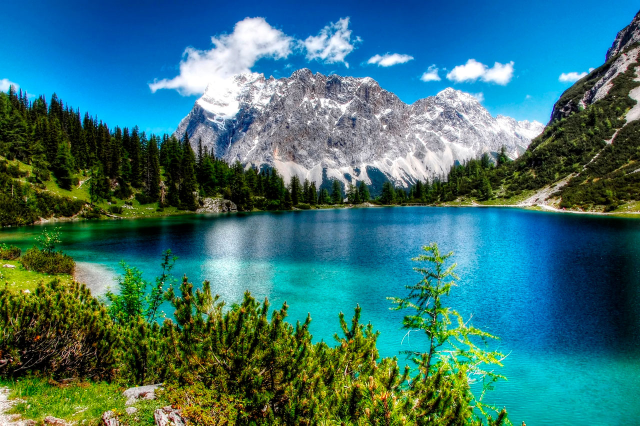
#> input picture CV_GuideOne/challenge_5_filtering/images/original.jpg, 1280 x 851 px (shown at 1/2 size)
$ python main.py
#> lines starting #> are read from the running program, lines starting #| are printed output that depends on the picture; after the words box and inside, x2 and y2 are one past the last pixel; in counts of white or black regions, pixels touching at a corner belong together
import os
import random
import time
import cv2
import numpy as np


class ImageManager:

    def __init__(self, subfolder="images"):
        self.base_path = os.path.dirname(os.path.abspath(__file__))
        self.assets_path = os.path.join(self.base_path, subfolder)

        if not os.path.exists(self.assets_path):
            os.makedirs(self.assets_path)

    def load_grayscale(self, image_name):
#> called with image_name = 'original.jpg'
        path = os.path.join(self.assets_path, image_name)
        image = cv2.imread(path, cv2.IMREAD_GRAYSCALE)
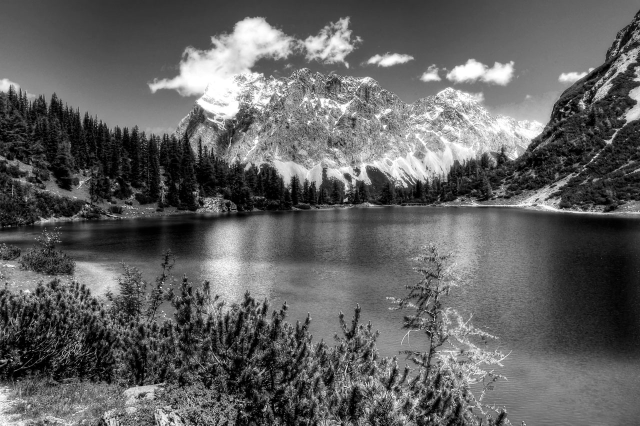
#> image: shape (851, 1280) (shown at 1/2 size); min 0, max 255, mean 97.2
        if image is None:
            raise FileNotFoundError(f"No se encontró la imagen en: {path}")
        return image

    def save_results(self, images_dict):
        for name, img in images_dict.items():
            save_path = os.path.join(self.assets_path, f"{name}.jpg")
            cv2.imwrite(save_path, img)
            print(f"ARCHIVO: Guardado {save_path}")


class FilterProcessor:

    @staticmethod
    def add_salt_and_pepper(image, prob=0.02):
#> called with prob = 0.02
        noisy = np.copy(image)
        height, width = image.shape
#> height = 851; width = 1280
        for i in range(height):
            for j in range(width):
                rdn = random.random()
                if rdn < prob:
                    noisy[i][j] = 0  # Pimienta
                elif rdn > (1 - prob):
                    noisy[i][j] = 255  # Sal
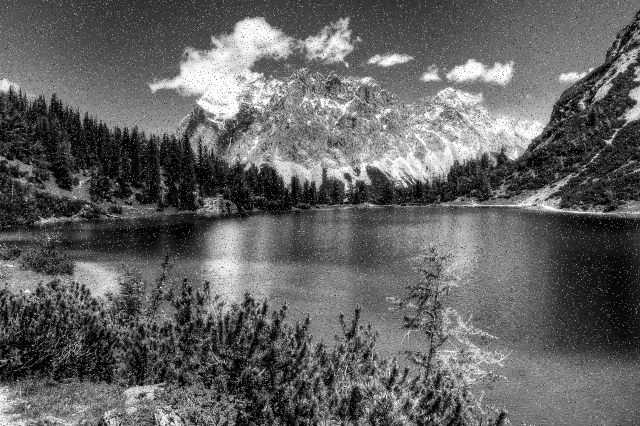
#> noisy: shape (851, 1280) (shown at 1/2 size); 3.93% of pixels changed, all inside (x1, y1, x2, y2) = (0, 0, 1280, 851)
        return noisy

    @staticmethod
    def manual_median_filter(image, kernel_size=3):
#> called with kernel_size = 3
        output = np.zeros_like(image)
        offset = kernel_size // 2
        rows, cols = image.shape
#> rows = 851; cols = 1280

        print("SISTEMA: Iniciando convolución manual (Mediana)...")
        for i in range(offset, rows - offset):
            for j in range(offset, cols - offset):
                window = image[i - offset: i + offset + 1, j - offset: j + offset + 1]
                output[i, j] = np.median(window)
#> the loop in save_results, `for name, img in images_dict.items():` made 4 passes
#> name on passes 1 to 4: 'original-gray', 'ruido-salt-pepper', 'filtro-manual', 'filtro-opencv'
#| ARCHIVO: Guardado CV_GuideOne/challenge_5_filtering/images/original-gray.jpg
#| ARCHIVO: Guardado CV_GuideOne/challenge_5_filtering/images/ruido-salt-pepper.jpg
#| ARCHIVO: Guardado CV_GuideOne/challenge_5_filtering/images/filtro-manual.jpg
#| ARCHIVO: Guardado CV_GuideOne/challenge_5_filtering/images/filtro-opencv.jpg
        return output


class App:
    def __init__(self, target_image="original.jpg"):
        self.image_manager = ImageManager()
        self.processor = FilterProcessor()
        self.target_image = target_image

    def create_mosaic(self, images):
        top_row = np.hstack((images[0], images[1]))
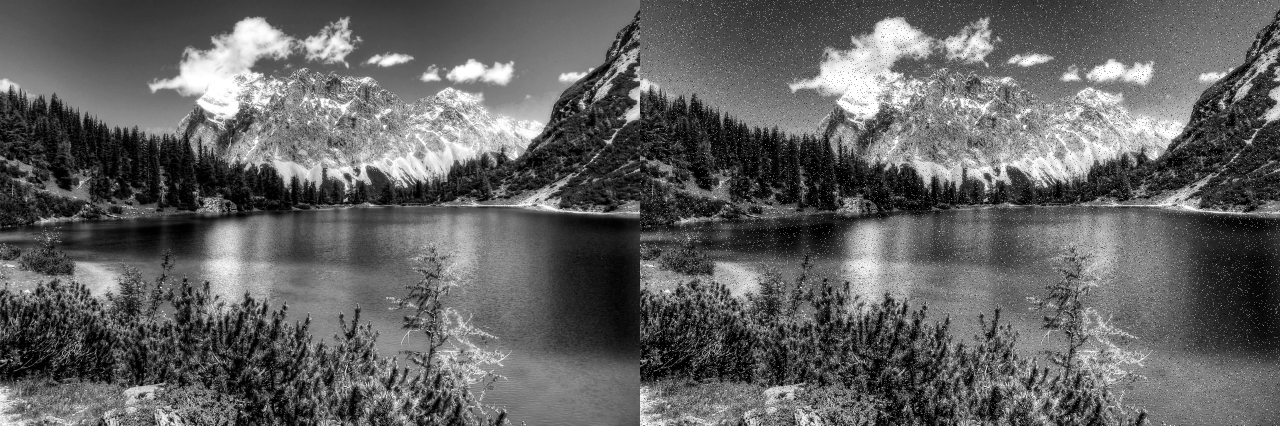
#> top_row: shape (851, 2560) (shown at 1/2 size); min 0, max 255, mean 97.8
        bottom_row = np.hstack((images[2], images[3]))
        grid = np.vstack((top_row, bottom_row))
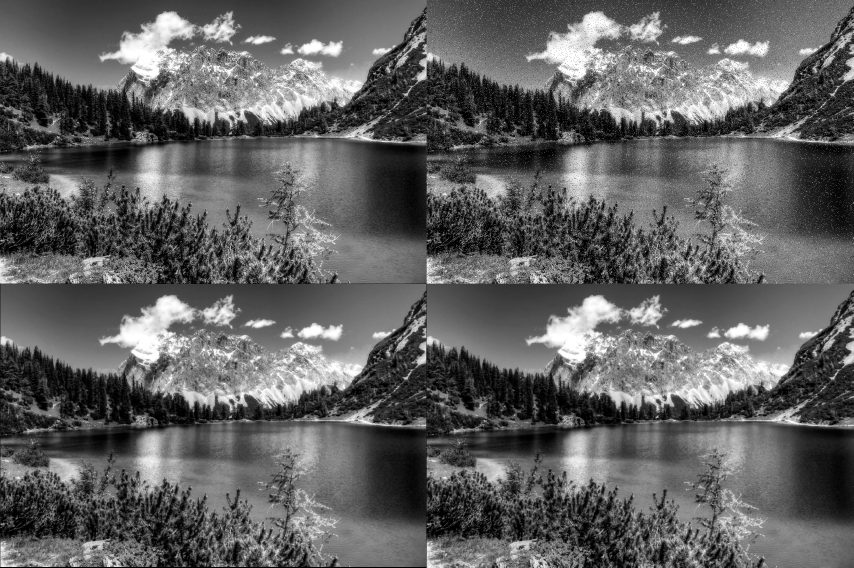
#> grid: shape (1702, 2560) (shown at 1/3 size); min 0, max 255, mean 97.2

        screen_res = 1280, 720
        scale = min(screen_res[0] / grid.shape[1], screen_res[1] / grid.shape[0])
#> scale = 0.423

        if scale < 1.0:
            new_size = (int(grid.shape[1] * scale), int(grid.shape[0] * scale))
#> new_size = (1082, 720)
            return cv2.resize(grid, new_size)
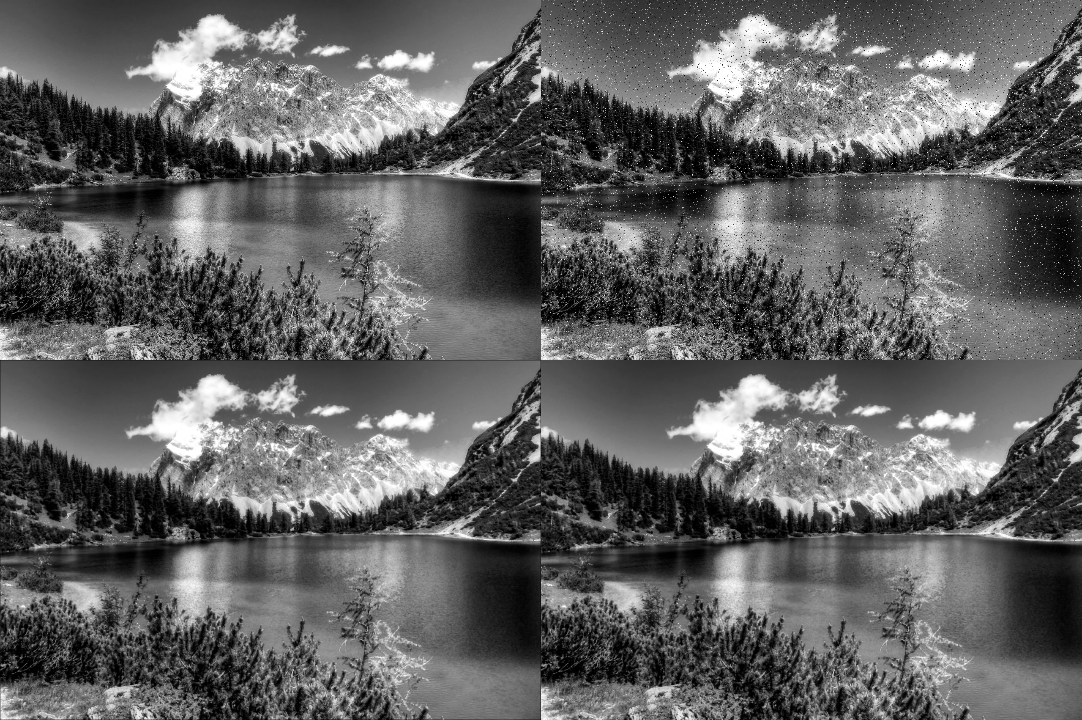
#> returned value: shape (720, 1082); min 0, max 255, mean 97.1
        return grid

    def run(self):
        try:
            img_gray = self.image_manager.load_grayscale(self.target_image)
            noisy_img = self.processor.add_salt_and_pepper(img_gray)

            start = time.time()
            manual_res = self.processor.manual_median_filter(noisy_img)
            t_manual = time.time() - start

            start = time.time()
            opencv_res = cv2.medianBlur(noisy_img, 3)
            t_opencv = time.time() - start

            results_dict = {
                "original-gray": img_gray,
                "ruido-salt-pepper": noisy_img,
                "filtro-manual": manual_res,
                "filtro-opencv": opencv_res
            }
            self.image_manager.save_results(results_dict)

            print("\n" + "=" * 40)
            print(f"{'MÉTODO':<15} | {'TIEMPO (s)':<15}")
            print("-" * 40)
            print(f"{'Manual':<15} | {t_manual:<15.4f}")
            print(f"{'OpenCV':<15} | {t_opencv:<15.4f}")
            print("=" * 40)

            mosaic = self.create_mosaic([img_gray, noisy_img, manual_res, opencv_res])
            cv2.imshow("Reto Convoluciones: Cuadricula 2x2", mosaic)
            cv2.waitKey(0)
            cv2.destroyAllWindows()

        except Exception as e:
            print(f"ERROR EN LA APLICACIÓN: {e}")


def main():
    app = App("original.jpg")
    app.run()


if __name__ == "__main__":
    main()
